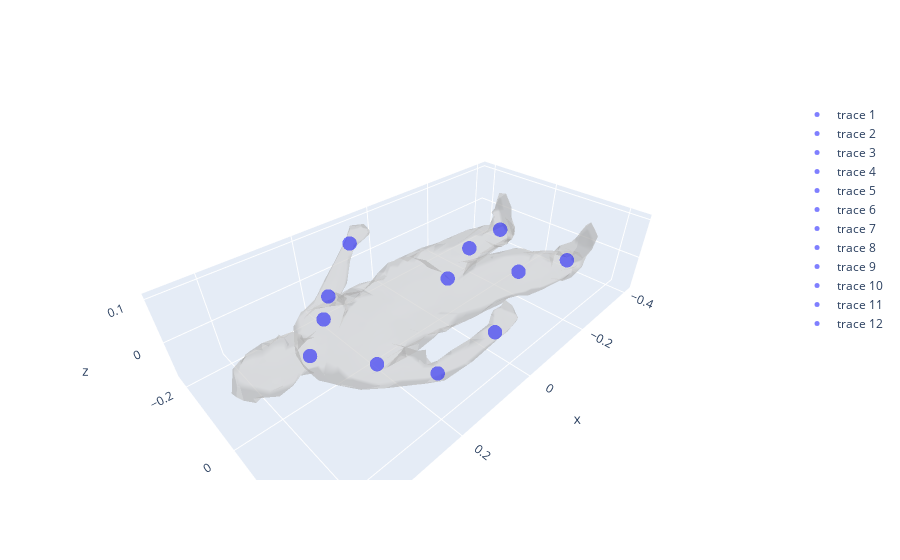

The cell this chart's notebook holds for it:
### Code cell
index = f'0000'
mesh = trimesh.load(os.path.join(meshes_dir, f'mesh_{index}.obj'))
keypoints_df = pd.read_csv(os.path.join(keypoints_dir, f'keypoints_{index}.csv'))
keypoints = keypoints_df[['x', 'y', 'z']].values

variance = mesh.vertices.var(axis=0)
order = variance.argsort()[::-1]
mesh.vertices = mesh.vertices[:, order]
keypoints[:, :3] = keypoints[:, :3][:, order]

centroid = mesh.centroid
scale = mesh.scale

mesh.vertices -= centroid
mesh.vertices /= scale

keypoints[:, :3] -= centroid
keypoints[:, :3] /= scale

fig = go.Figure()
fig.update_layout(scene=dict(aspectmode='data'))

# plot mesh
fig.add_trace(go.Mesh3d(x=mesh.vertices[:, 0], y=mesh.vertices[:, 1], z=mesh.vertices[:, 2], i=mesh.faces[:, 0], j=mesh.faces[:, 1], k=mesh.faces[:, 2], color='lightgrey', opacity=0.5))

# # plot keypoints
for i, keypoint in enumerate(keypoints):
    fig.add_trace(go.Scatter3d(x=[keypoint[0]], y=[keypoint[1]], z=[keypoint[2]], mode='markers', marker=dict(size=5, color='blue', opacity=0.5)))
    
fig.show()

### Figure 1 — Plotly figure (JSON) as saved in the notebook; plotly's stock layout.template omitted (floating-point values rounded to 4 significant figures; data arrays with more than 128 entries replaced by an {"elided": "..."} marker saying what was removed)
{"data": [{"color": "lightgrey", "i": {"elided": "1500 int values"}, "j": {"elided": "1500 int values"}, "k": {"elided": "1500 int values"}, "opacity": 0.5, "type": "mesh3d", "x": {"elided": "752 float values"}, "y": {"elided": "752 float values"}, "z": {"elided": "752 float values"}}, {"marker": {"color": "blue", "opacity": 0.5, "size": 5}, "mode": "markers", "type": "scatter3d", "x": [-0.3533], "y": [0.1061], "z": [-0.03637]}, {"marker": {"color": "blue", "opacity": 0.5, "size": 5}, "mode": "markers", "type": "scatter3d", "x": [-0.3587], "y": [-0.1117], "z": [-0.03259]}, {"marker": {"color": "blue", "opacity": 0.5, "size": 5}, "mode": "markers", "type": "scatter3d", "x": [-0.1882], "y": [-0.07893], "z": [-0.009398]}, {"marker": {"color": "blue", "opacity": 0.5, "size": 5}, "mode": "markers", "type": "scatter3d", "x": [-0.1828], "y": [0.07672], "z": [-0.0062]}, {"marker": {"color": "blue", "opacity": 0.5, "size": 5}, "mode": "markers", "type": "scatter3d", "x": [-0.03515], "y": [-0.009797], "z": [0.003769]}, {"marker": {"color": "blue", "opacity": 0.5, "size": 5}, "mode": "markers", "type": "scatter3d", "x": [0.08202], "y": [0.2128], "z": [0.0523]}, {"marker": {"color": "blue", "opacity": 0.5, "size": 5}, "mode": "markers", "type": "scatter3d", "x": [0.08472], "y": [-0.2005], "z": [0.06467]}, {"marker": {"color": "blue", "opacity": 0.5, "size": 5}, "mode": "markers", "type": "scatter3d", "x": [0.1791], "y": [-0.1643], "z": [-0.01483]}, {"marker": {"color": "blue", "opacity": 0.5, "size": 5}, "mode": "markers", "type": "scatter3d", "x": [0.1722], "y": [0.1622], "z": [-0.01992]}, {"marker": {"color": "blue", "opacity": 0.5, "size": 5}, "mode": "markers", "type": "scatter3d", "x": [0.2345], "y": [-0.09926], "z": [-0.01033]}, {"marker": {"color": "blue", "opacity": 0.5, "size": 5}, "mode": "markers", "type": "scatter3d", "x": [0.2447], "y": [0.08305], "z": [-0.001794]}, {"marker": {"color": "blue", "opacity": 0.5, "size": 5}, "mode": "markers", "type": "scatter3d", "x": [0.3228], "y": [-0.005924], "z": [0.01043]}], "layout": {"scene": {"aspectmode": "data"}}}
